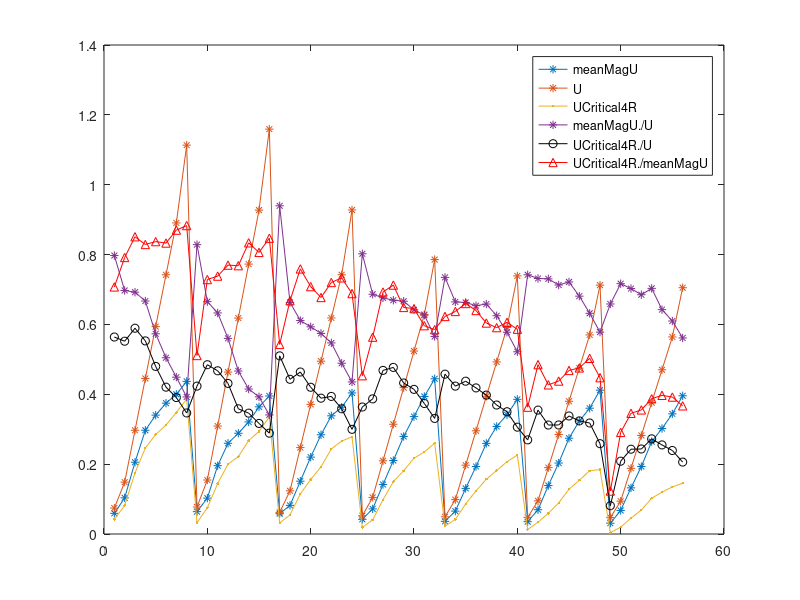

Recreate this plot in MATLAB. (Note: this script raises an error after producing the figure.)
close all;

Index=[18 19 20 21 22 17 23 24, 10 11  12 13 14 9 15 16, 26 27 28 29 30 25 31 32, 34 35 36 37 38 33 39 40, 2 3 4 5 6 1 7 8, 42 43 44 45 46 41 47 48, 50 51 52 53 54 49 55 56];
U=[0.49266 0.049266 0.098532 0.197064 0.29559255 0.394128 0.591192 0.73899 0.772744031 0.077274403 0.154548806 0.309097612 0.463646418 0.618195225 0.927292837 1.159116046 0.742183211 0.074218321 0.148436642 0.296873284 0.445309927 0.593746569 0.890619853 1.113274816 0.618506754 0.061850675 0.123701351 0.247402702 0.371104052 0.494805403 0.742208105 0.927760131 0.523785507 0.052378551 0.104757101 0.209514194 0.314271292 0.419028389 0.628542583 0.785678229 0.475001175 0.047500118 0.095000235 0.19000047 0.285000705 0.38000094 0.57000141 0.712501763 0.470112776 0.047011278 0.094022555 0.18804511 0.282067665 0.376090221 0.564135331 0.705169164];
UCritical3=[0.1816593 0.023507537 0.034792595 0.079004932 0.10267047 0.15041758 0.19840291 0.22514294 0.24308228 0.048582751 0.075647742 0.17412852 0.17726409 0.19807421 0.28164992 0.3137331 0.255678 0.056178596 0.081783243 0.16730054 0.23381835 0.28817981 0.27205729 0.32537937 0.23483938 0.035331476 0.067042403 0.09507446 0.16233659 0.20358914 0.24572572 0.26188564 0.22999389 0.024630338 0.054041471 0.10148294 0.14328393 0.19293411 0.26490715 0.29514256 0.17817686 0.013400591 0.037786718 0.076904207 0.11522955 0.15227365 0.20500094 0.20169224 0.15163258 0.009178328 0.024383787 0.062817246 0.098247379 0.14252599 0.16204987 0.17774601];
criticalLength=[4.7352 8.0119 4.7752 4.6953 5.034 4.955 4.5354 5.3746 5.4132 1.5381 4.0748 4.6541 4.9937 5.7727 5.513 4.1148 5.4707 5.9499 4.732 3.3543 4.0931 6.5489 5.5706 5.1912 4.4558 2.7175 4.7755 4.6756 4.0962 5.1352 4.8155 5.1951 4.2571 1.9986 3.2178 4.7367 5.6161 4.7387 4.297 5.2764 4.7163 2.518 2.7379 3.9769 4.0368 4.3166 4.1767 5.1 3.5968 5.2753 2.9773 2.9973 3.2571 3.4369 3.417 3.9365];
Re=[155094.0617 18235.10093 32984.57603 65813.10284 97337.92661 130714.8176 167006.8443 194231.8321 88848.82659 18563.9001 29664.02421 56225.89588 68546.68628 74324.14441 103246.362 107251.8183 90496.40077 14892.19572 26048.75591 51726.4918 74758.06033 93205.40053 100654.2592 109968.1565 116985.3511 20091.36443 28354.39832 52270.28036 79554.76242 101699.4953 125447.5828 139645.2958 144216.4609 18027.56264 30851.16718 60777.56129 90240.33507 119809.2283 168932.3859 190640.8998 207672.3985 22634.27546 51766.72966 89114.62695 130440.7851 176063.3952 231246.1216 264384.2758 222026.4875 22760.47791 49538.99049 97147.53382 142055.5118 194444.6709 252904.0233 290972.1554];
De=[100867.5849 11859.45207 21451.97879 42802.4688 63305.07736 85012.20368 108615.2291 126321.3794 68822.00514 14379.53519 22977.65435 43552.39168 53096.03488 57571.2347 79974.28813 83076.90119 78197.82767 12868.32785 22508.69768 44696.79741 64598.34721 80538.671 86975.2205 95023.34764 88306.55094 15165.99369 21403.35602 39456.29201 60052.0203 76768.00192 94694.27797 105411.4409 103592.2525 12949.39433 22160.72895 43657.18335 64820.61423 86060.27182 121345.9703 136939.4319 109911.8887 11979.3289 27397.85869 47164.46205 69036.58432 93182.63014 122388.426 139926.9971 103690.2356 10629.53949 23135.57113 45369.58983 66342.39749 90809.04699 118110.5825 135889.063 ];
Dh=[0.448351648 0.448351648 0.448351648 0.448351648 0.448351648 0.448351648 0.448351648 0.448351648 0.24 0.24 0.24 0.24 0.24 0.24 0.24 0.24 0.224 0.224 0.224 0.224 0.224 0.224 0.224 0.224 0.307692308 0.307692308 0.307692308 0.307692308 0.307692308 0.307692308 0.307692308 0.307692308 0.381818182 0.381818182 0.381818182 0.381818182 0.381818182 0.381818182 0.381818182 0.381818182 0.571428571 0.571428571 0.571428571 0.571428571 0.571428571 0.571428571 0.571428571 0.571428571 0.654315789 0.654315789 0.654315789 0.654315789 0.654315789 0.654315789 0.654315789 0.654315789];
AR=[0.392156863 0.392156863 0.392156863 0.392156863 0.392156863 0.392156863 0.392156863 0.392156863 1 1 1 1 1 1 1 1 2 2 2 2 2 2 2 2 0.8 0.8 0.8 0.8 0.8 0.8 0.8 0.8 0.6 0.6 0.6 0.6 0.6 0.6 0.6 0.6 0.2 0.2 0.2 0.2 0.2 0.2 0.2 0.2 0.141891892 0.141891892 0.141891892 0.141891892 0.141891892 0.141891892 0.141891892 0.141891892];
meanMagU=[0.307869314000000,0.0361975680000000,0.0654759880000000,0.130642238000000,0.193220549000000,0.259475329000000,0.341516730000000,0.385559716000000,0.320741425000000,0.0640177150000000,0.102815588000000,0.195613002000000,0.259670185000000,0.288479929000000,0.364110234000000,0.395202550000000,0.374561565000000,0.0591698820000000,0.103497279000000,0.205520431000000,0.297029780000000,0.340324944000000,0.399920893000000,0.436926992000000,0.338380191000000,0.0581142710000000,0.0820150910000000,0.151191790000000,0.220112147000000,0.284165831000000,0.362857166000000,0.403923962000000,0.336161723000000,0.0420213890000000,0.0719126100000000,0.141669603000000,0.210345933000000,0.279269608000000,0.393773330000000,0.444374816000000,0.323449772000000,0.0352528870000000,0.0695000000000000,0.138796045000000,0.203161493000000,0.274218722000000,0.360165850000000,0.411778535000000,0.302000319000000,0.0309587940000000,0.0673828970000000,0.132140041000000,0.193223861000000,0.264483554000000,0.343999937000000,0.395780106000000];
mea=[0.238247639 0.029983405 0.058122966 0.107913867 0.160121166 0.20525198 0.264712628 0.305415325 0.255081032 0.057456061 0.090723018 0.164712365 0.225893185 0.214732068 0.295830038 0.334145625 0.283825987 0.044662294 0.074591521 0.161463526 0.229573367 0.282611288 0.308547833 0.314748563 0.27828587 0.04964304 0.069022593 0.12461063 0.183038609 0.236358104 0.301206417 0.332359955 0.270901732 0.035291303 0.06377416 0.114035354 0.166735072 0.226190851 0.30737667 0.361968889 0.250694771 0.027249383 0.068281571 0.103875876 0.150348384 0.204071933 0.279312478 0.315128547 0.223871845 0.025362939 0.05026922 0.095665831 0.139913853 0.192418913 0.257767068 0.297812347];
Upoints=[0.531275223 0.076567709 0.118185238 0.236056429 0.344942191 0.455338436 0.598460902 0.691971462 0.485675255 0.102711559 0.170362006 0.318888607 0.409708661 0.393355111 0.520542183 0.578114325 0.568931544 0.098457694 0.167239628 0.322666045 0.460520587 0.563978982 0.625084488 0.623569879 0.532116739 0.10303005 0.127940949 0.235218612 0.3694383 0.452138919 0.593309646 0.667537713 0.561264362 0.074051249 0.11825378 0.233140751 0.345079807 0.465610923 0.635437992 0.748024984 0.568330829 0.066673547 0.12591398 0.241482543 0.375661654 0.491176435 0.667689814 0.764481539 0.556485505 0.058824726 0.123273992 0.2544612 0.360844335 0.48253498 0.642250495 0.728011751 ];
meanUx=[0.251135886 0.030959858 0.054238059 0.124207377 0.192117557 0.232125521 0.286593616 0.337852389 0.284682542 0.075104162 0.104323618 0.172986269 0.227484092 0.232617617 0.326621294 0.357801437 0.273528576 0.044977859 0.079685651 0.163649425 0.230171815 0.280658096 0.304466426 0.309143692 0.291665643 0.04917594 0.0702198 0.143430442 0.200897112 0.257664144 0.319807768 0.371405512 0.288362682 0.036988474 0.066038162 0.127724558 0.179661721 0.232735351 0.318655163 0.40350005 0.363807797 0.021172497 0.07091514 0.14504008 0.184326112 0.268047988 0.387241542 0.410324603 0.279887229 0.02639382 0.053177346 0.096992537 0.183373734 0.251027137 0.331561774 0.359811723];
A=[0.51 0.51 0.51 0.51 0.51 0.51 0.51 0.51 0.18 0.18 0.18 0.18 0.18 0.18 0.18 0.18 0.14 0.14 0.14 0.14 0.14 0.14 0.14 0.14 0.25 0.25 0.25 0.25 0.25 0.25 0.25 0.25 0.35 0.35 0.35 0.35 0.35 0.35 0.35 0.35 1 1 1 1 1 1 1 1 1.48 1.48 1.48 1.48 1.48 1.48 1.48 1.48];
UCritical3R=[0.245800781 0.028417969 0.043066406 0.106738281 0.174707031 0.212011719 0.273535156 0.316308594 0.330761719 0.041699219 0.092089844 0.182324219 0.256933594 0.253613281 0.349902344 0.387207031 0.370996094 0.071191406 0.103027344 0.212402344 0.304785156 0.383691406 0.435424805 0.483764648 0.325683594 0.033691406 0.058300781 0.139746094 0.203027344 0.273535156 0.349902344 0.350097656 0.318652344 0.031152344 0.049707031 0.116113281 0.179785156 0.299902344 0.37487793 0.387402344 0.21862793 0.006933594 0.099902344 0.088964844 0.143066406 0.156347656 0.231738281 0.252636719 0.158496094 0.003808594 0.028027344 0.061425781 0.101660156 0.131152344 0.199902344 0.187011719];
UCritical4R=[0.181916455318800,0.0225444787563000,0.0417157462437000,0.0862105368687000,0.123635499368700,0.156727560000000,0.206924091556200,0.226041960000000,0.267402344000000,0.0327148440000000,0.0749023440000000,0.144433594000000,0.199902344000000,0.221605469000000,0.293550781000000,0.334667969000000,0.312011719000000,0.0418554690000000,0.0819335940000000,0.174902344000000,0.246191406000000,0.284902344000000,0.347949219000000,0.385839844000000,0.243652344000000,0.0315429690000000,0.0547851560000000,0.114746094000000,0.155902344000000,0.192402344000000,0.266113281000000,0.278027344000000,0.216902344000000,0.0190429690000000,0.0405273440000000,0.0981445310000000,0.149902344000000,0.181152344000000,0.234863281000000,0.260000000000000,0.153808594000000,0.0128000000000000,0.0337000000000000,0.0592773440000000,0.0889648440000000,0.128402344000000,0.181152344000000,0.184277344000000,0.119902344000000,0.00380859400000000,0.0196000000000000,0.0456523440000000,0.0686523440000000,0.102441406000000,0.134863281000000,0.145214844000000];
De2=[161410.7738  16141.07738  32282.15475  64564.3095  96845.33392  129128.619  193692.9285  242116.1606  161410.7737  16141.07737  32282.15473  64564.30946  96846.4642  129128.6189  193692.9284  242116.1605  161410.7738  16141.07738  32282.15475  64564.3095  96846.46425  129128.619  193692.9285  242116.1606  161410.7734  16141.07734  32282.15468  64564.30935  96846.46403  129128.6187  193692.9281  242116.1601  161410.7734  16141.07734  32282.15448  64564.30682  96846.46024  129128.6136  193692.9205  242116.1506  161410.7742  16141.07742  32282.15484  64564.30967  96846.46451  129128.6193  193692.929  242116.1613  161410.7741  16141.07741  32282.15483  64564.30965  96846.46448  129128.6193  193692.929  242116.1612  ];
UCritical4RO=[0.188842773 0.028442383 0.040405273 0.089477539 0.13659668 0.157104492 0.21496582 0.252807617 0.284545898 0.032592773 0.07409668 0.14440918 0.20300293 0.195678711 0.289428711 0.334594727 0.311889648 0.051879883 0.08190918 0.16394043 0.24621582 0.32800293 0.34777832 0.385864258 0.24206543 0.03137207 0.05480957 0.115112305 0.147338867 0.18737793 0.265991211 0.277954102 0.24987793 0.019165039 0.040649414 0.098266602 0.14831543 0.181518555 0.234741211 0.284057617 0.153930664 0.006958008 0.043823242 0.059204102 0.088745117 0.137329102 0.18737793 0.18737793 0.24987793 0.00378418 0.003295898 0.04284668 0.068237305 0.102416992 0.132202148 0.14831543 ];

MeanCU3=[0.157630548 0.021866539 0.03488312 0.068092587 0.089963798 0.132324461 0.172164326 0.194994582 0.229036527 0.059941123 0.075893822 0.161279454 0.1798 0.181776447 0.268582439 0.300301804 0.220445527 0.054278195 0.090789269 0.177482506 0.246001444 0.297872328 0.243597465 0.308456387 0.206841712 0.042748828 0.066311295 0.085785975 0.146040037 0.18820329 0.2110754 0.232911981 0.212501464 0.026780328 0.05468242 0.092603145 0.130383502 0.182232202 0.252831826 0.266492484 0.181279178 0.0126932 0.041960049 0.070045622 0.106570489 0.143144341 0.184209093 0.170985805 0.143603117 0.008097734 0.02334262 0.062072625 0.094166454 0.134116393 0.149918473 0.165252502 0.127764022 0.222826721 0.188992102 0.20411827 0.159695136 0.146643468 ];



UCritical3= UCritical3(Index);
De=De(Index);
De2=De2(Index);
Re=Re(Index);
U=U(Index);
AR=AR(Index);
Dh=Dh(Index);
A=A(Index);
meanMagU=meanMagU(Index);
meanUx=meanUx(Index);
MeanCU3=MeanCU3(Index);
UCritical4R=UCritical4R(Index);
UCritical3R=UCritical3R(Index);
mea=mea(Index);
Upoints=Upoints(Index); % max velocity at x=R cross section. Because meanMagU is hard to get without doing simulations, we mesuew Upoints and multiply it by 60%.
UCritical4RO=UCritical4RO(Index);

plot(UCritical3R,U,'*')

% plot(UCritical4R);
% hold on;
% plot(UCritical4RO);

plot(criticalLength);


% plot(meanMagU./Upoints,'*-')
% UCritical3R([1,9,17,25,33,41,49]+0)=NaN;
% haha([1,9,17,25,33,41,49]+1)=NaN;
% UCritical3R([1,9,17,25,33,41,49]+7)=NaN;
% plot(UCritical3R,'*-')
% hold on;
% plot(UCritical4R,'o-')



% meanMagU([1 9 17 25 33 41 49]+0)=NaN;
% meanMagU([1 9 17 25 33 41 49]+7)=NaN;
% U([1 9 17 25 33 41 49]+7)=NaN;
% U([1 9 17 25 33 41 49]+7)=NaN;
% UCritical4R([1 9 17 25 33 41 49]+7)=NaN;
% UCritical4R([1 9 17 25 33 41 49]+7)=NaN;

plot(meanMagU,'*-');
hold on;
plot(U,'*-');
plot(UCritical4R,'.-');
plot(meanMagU./U,'*-');
plot(UCritical4R./U,'ko-');
plot(UCritical4R./meanMagU,'r^-');
legend('meanMagU','U','UCritical4R','meanMagU./U','UCritical4R./U','UCritical4R./meanMagU')

 
i=5;

% cftool( meanMagU([1:8]+8*i), UCritical4R([1:8]+8*i));

cftool( U([1:8]+8*i), UCritical4R([1:8]+8*i));
% cftool( U([1:8]+8*i)-U(4+8*i), UCritical4R([1:8]+8*i)-UCritical4R(4+8*i))

% figure;
% for i=0:6
%     plot( De([1:8]+8*i),UCritical4R([1:8]+8*i), '*-');
% %         plot( U([1:8]+8*i), mea([1:8]+8*i),'*-');
%     hold on;
% %     axis equal;
% end
% legend('2','1','0.8','0.6','0.4','0.2','0.14')
% i=6;
% cftool( U([1:8]+8*i), meanMagU([1:8]+8*i));

AR=[2,1,0.8,0.6,0.4,0.2,0.141891892];
Dh=[ 0.224 0.24 0.307692308 0.381818182 0.448351648 0.571428571 0.654315789];
Dh2R=2./(2+1./AR)
Dh2R_squart=sqrt(Dh2R)
Dh_Dh2R_squart=Dh.*Dh2R_squart;
k=[ 0.8227 0.7609 0.7157 0.6598 0.619 0.4628 0.3846];
% plot(Dh,k,'*-');
hold on;
% plot(De,k,'*-');
% cftool(Dh2R_squart,k)
cftool(Dh_Dh2R_squart,k)


%%
x=linspace(0,2,10000);
plot(Dh2R,k,'*');
hold on;
y1=(x.*1.482)./(x+0.6255);
y2=0.9471.*x.^0.5429;
plot(x,y1);
plot(x,y2);
legend('Data',"rational",'Power')
